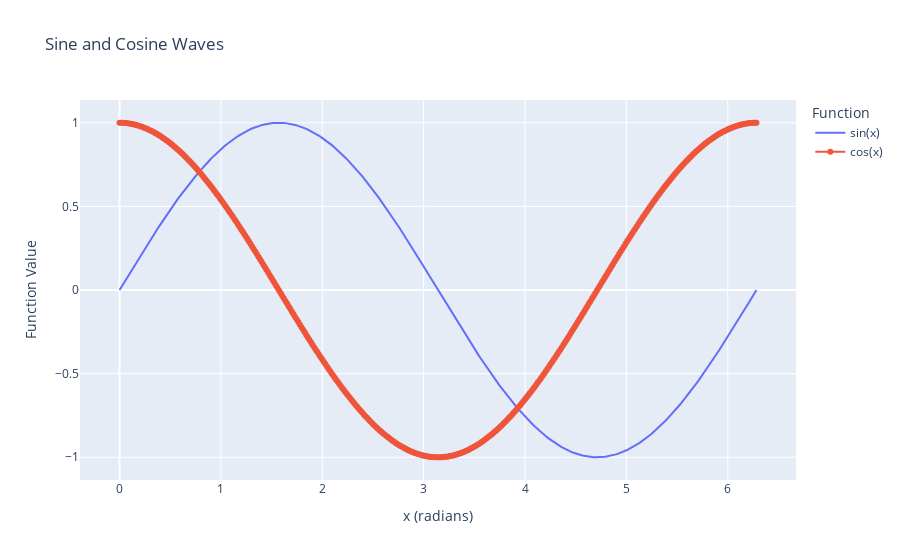

The notebook cell this image was saved under:
### Code cell
import plotly.graph_objects as go
import numpy as np

# Generating data
x = np.linspace(0, 2*np.pi, 400)
y1 = np.sin(x)
y2 = np.cos(x)

# Creating figure
fig = go.Figure()

# Adding sine plot
fig.add_trace(go.Scatter(x=x, y=y1, mode='lines', name='sin(x)'))

# Adding cosine plot
fig.add_trace(go.Scatter(x=x, y=y2, mode='lines+markers', name='cos(x)'))

# Updating layout
fig.update_layout(title='Sine and Cosine Waves',
                  xaxis_title='x (radians)',
                  yaxis_title='Function Value',
                  legend_title='Function')

# Show plot
fig.show()

### Figure 1 — Plotly figure (JSON) as saved in the notebook; plotly's stock layout.template omitted (floating-point values rounded to 4 significant figures; data arrays with more than 128 entries replaced by an {"elided": "..."} marker saying what was removed)
{"data": [{"mode": "lines", "name": "sin(x)", "type": "scatter", "x": {"elided": "400 float values"}, "y": {"elided": "400 float values"}}, {"mode": "lines+markers", "name": "cos(x)", "type": "scatter", "x": {"elided": "400 float values"}, "y": {"elided": "400 float values"}}], "layout": {"legend": {"title": {"text": "Function"}}, "title": {"text": "Sine and Cosine Waves"}, "xaxis": {"title": {"text": "x (radians)"}}, "yaxis": {"title": {"text": "Function Value"}}}}
